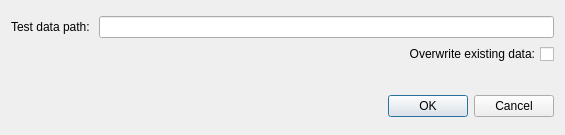
<?xml version="1.0" encoding="UTF-8"?>
<ui version="4.0">
 <class>TestDataPicker</class>
 <widget class="QDialog" name="TestDataPicker">
  <property name="geometry">
   <rect>
    <x>0</x>
    <y>0</y>
    <width>565</width>
    <height>135</height>
   </rect>
  </property>
  <property name="sizePolicy">
   <sizepolicy hsizetype="MinimumExpanding" vsizetype="Fixed">
    <horstretch>0</horstretch>
    <verstretch>0</verstretch>
   </sizepolicy>
  </property>
  <property name="minimumSize">
   <size>
    <width>0</width>
    <height>135</height>
   </size>
  </property>
  <property name="maximumSize">
   <size>
    <width>16777215</width>
    <height>135</height>
   </size>
  </property>
  <property name="windowTitle">
   <string>Load Test Data</string>
  </property>
  <layout class="QVBoxLayout" name="verticalLayout">
   <item>
    <layout class="QGridLayout" name="gridLayout">
     <property name="sizeConstraint">
      <enum>QLayout::SetFixedSize</enum>
     </property>
     <item row="0" column="0">
      <widget class="QLabel" name="label">
       <property name="sizePolicy">
        <sizepolicy hsizetype="Preferred" vsizetype="Fixed">
         <horstretch>0</horstretch>
         <verstretch>0</verstretch>
        </sizepolicy>
       </property>
       <property name="layoutDirection">
        <enum>Qt::LeftToRight</enum>
       </property>
       <property name="styleSheet">
        <string notr="true"/>
       </property>
       <property name="text">
        <string>Test data path: </string>
       </property>
       <property name="textFormat">
        <enum>Qt::PlainText</enum>
       </property>
       <property name="scaledContents">
        <bool>false</bool>
       </property>
       <property name="alignment">
        <set>Qt::AlignLeading|Qt::AlignLeft|Qt::AlignVCenter</set>
       </property>
      </widget>
     </item>
     <item row="0" column="1">
      <widget class="QLineEdit" name="pathLineEdit">
       <property name="alignment">
        <set>Qt::AlignRight|Qt::AlignTrailing|Qt::AlignVCenter</set>
       </property>
      </widget>
     </item>
     <item row="1" column="0" colspan="2">
      <widget class="QCheckBox" name="overwriteBox">
       <property name="layoutDirection">
        <enum>Qt::RightToLeft</enum>
       </property>
       <property name="text">
        <string>Overwrite existing data:</string>
       </property>
      </widget>
     </item>
    </layout>
   </item>
   <item>
    <spacer name="verticalSpacer">
     <property name="orientation">
      <enum>Qt::Vertical</enum>
     </property>
     <property name="sizeType">
      <enum>QSizePolicy::Fixed</enum>
     </property>
     <property name="sizeHint" stdset="0">
      <size>
       <width>10</width>
       <height>20</height>
      </size>
     </property>
    </spacer>
   </item>
   <item>
    <widget class="QDialogButtonBox" name="buttonBox">
     <property name="orientation">
      <enum>Qt::Horizontal</enum>
     </property>
     <property name="standardButtons">
      <set>QDialogButtonBox::Cancel|QDialogButtonBox::Ok</set>
     </property>
    </widget>
   </item>
  </layout>
 </widget>
 <resources/>
 <connections>
  <connection>
   <sender>buttonBox</sender>
   <signal>accepted()</signal>
   <receiver>TestDataPicker</receiver>
   <slot>accept()</slot>
   <hints>
    <hint type="sourcelabel">
     <x>248</x>
     <y>254</y>
    </hint>
    <hint type="destinationlabel">
     <x>157</x>
     <y>274</y>
    </hint>
   </hints>
  </connection>
  <connection>
   <sender>buttonBox</sender>
   <signal>rejected()</signal>
   <receiver>TestDataPicker</receiver>
   <slot>reject()</slot>
   <hints>
    <hint type="sourcelabel">
     <x>316</x>
     <y>260</y>
    </hint>
    <hint type="destinationlabel">
     <x>286</x>
     <y>274</y>
    </hint>
   </hints>
  </connection>
 </connections>
</ui>
